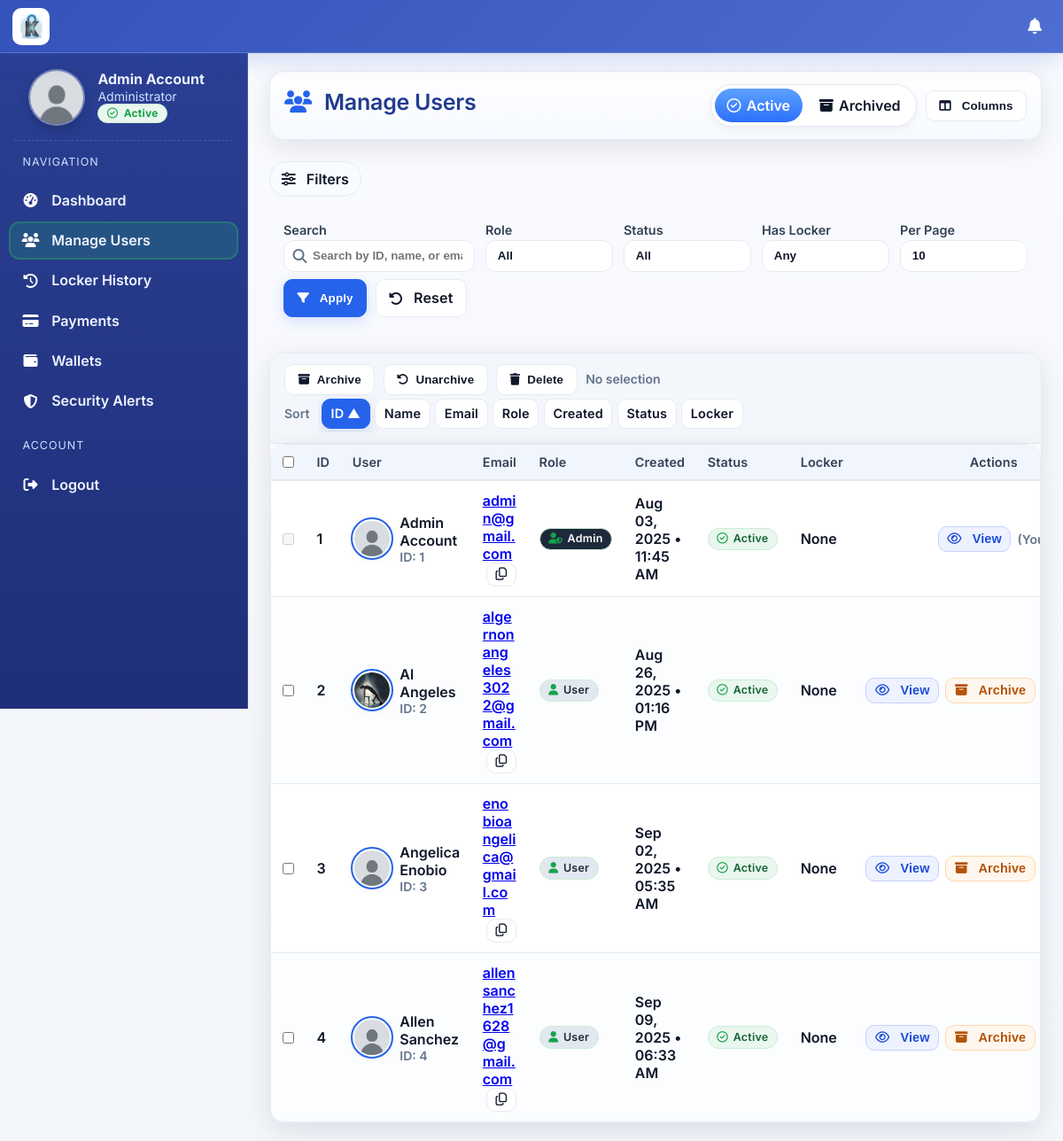
Before: /public/admin/manage_users.php (signed in) with the older database file.
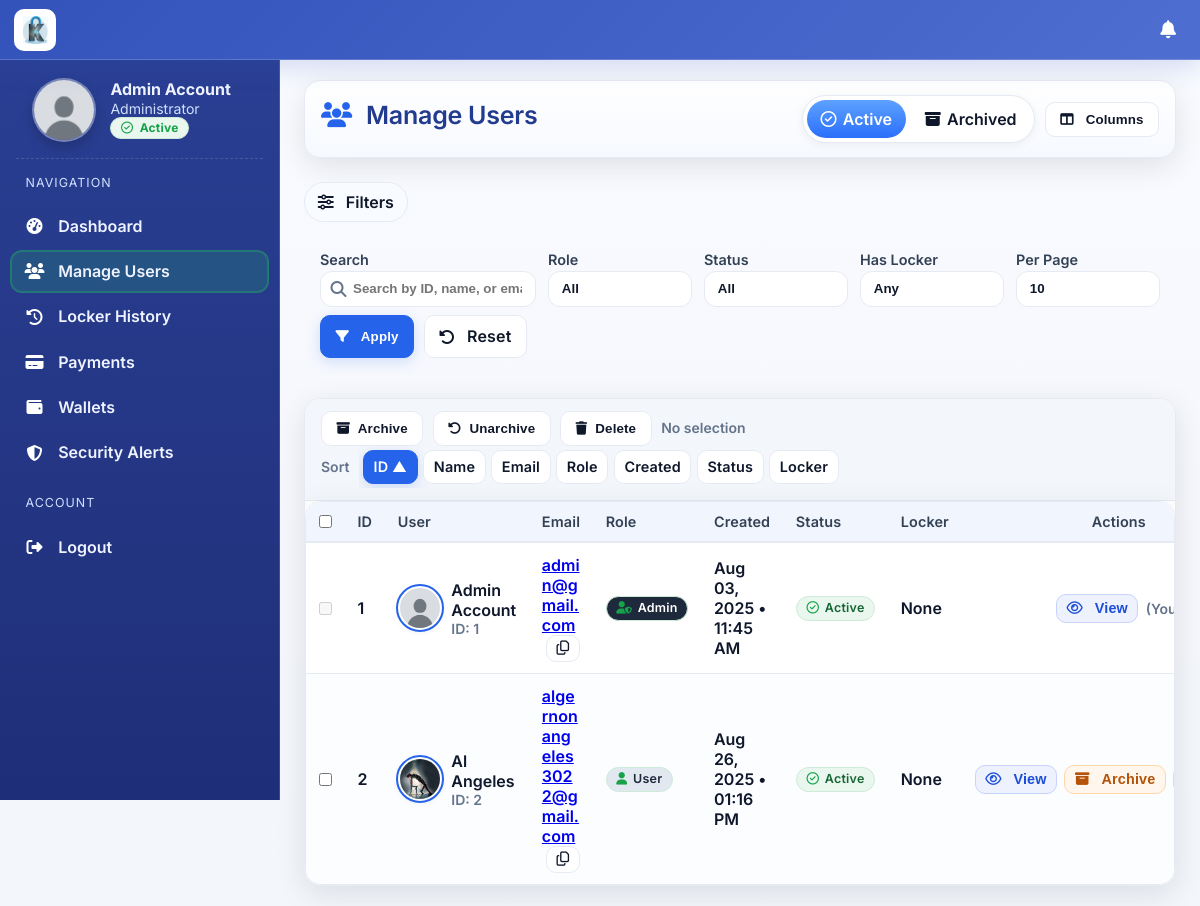
After: the same page with the newer database file.
### tables this page shows
CREATE TABLE `users` (
  `id` int(11) NOT NULL,
  `first_name` varchar(50) NOT NULL,
  `last_name` varchar(50) NOT NULL,
  `email` varchar(100) NOT NULL,
  `password` varchar(255) NOT NULL,
  `profile_image` varchar(255) DEFAULT NULL,
  `verification_token` varchar(255) DEFAULT NULL,
  `verification_expires_at` datetime DEFAULT NULL,
  `created_at` timestamp NOT NULL DEFAULT current_timestamp(),
  `role` enum('admin','user') NOT NULL DEFAULT 'user',
  `archived` tinyint(1) NOT NULL DEFAULT 0,
  `reset_token` varchar(255) DEFAULT NULL,
  `reset_token_expires` datetime DEFAULT NULL
);

### public/admin/manage_users.php (the view, shortened to what the rows shown need)
<?php
include '../../includes/admin_header.php';
$host = 'localhost';
$dbname = 'kandado';
$user = 'root';
$pass = '';
$conn = new mysqli($host, $user, $pass, $dbname);
$conn->set_charset('utf8mb4');
function safe_dir(string $d): string { return strtolower($d)==='desc'?'DESC':'ASC'; }
function order_by_for(string $key, string $dir): string {
  $dir = safe_dir($dir);
  switch ($key) {
    case 'id':
    default:        return "u.id $dir";
  }
}
$sessionUserId = $_SESSION['user_id'] ?? null;
$actionDone = null; $actionError = null;
$limit   = isset($_GET['per']) ? max(5, min(100, (int)$_GET['per'])) : 10;
$page    = isset($_GET['page']) ? max(1, (int)$_GET['page']) : 1;
$offset  = ($page - 1) * $limit;
$q       = isset($_GET['q']) ? trim((string)$_GET['q']) : '';
$sortKey = isset($_GET['sort']) ? (string)$_GET['sort'] : 'id';
$sortDir = isset($_GET['dir']) ? (string)$_GET['dir'] : 'asc';
$orderBy = order_by_for($sortKey, $sortDir);
$whereParts=[]; $params=[]; $types='';
$whereSql = empty($whereParts) ? '1' : implode(' AND ', $whereParts);
$listSql = "SELECT
              u.id, u.first_name, u.last_name, u.email, u.role, u.created_at,
              u.profile_image, IFNULL(u.archived,0) AS archived,
              l.locker_number
            FROM users u
            LEFT JOIN locker_qr l ON l.user_id=u.id AND l.status='occupied'
            WHERE $whereSql
            GROUP BY u.id
            ORDER BY $orderBy
            LIMIT ? OFFSET ?";
$listStmt = $conn->prepare($listSql);
if ($listStmt){
  if(!empty($params)){ $typesList=$types.'ii'; $paramsList=array_merge($params,[$limit,$offset]); $listStmt->bind_param($typesList, ...$paramsList); }
  else { $listStmt->bind_param('ii',$limit,$offset); }
  $listStmt->execute(); $usersRes=$listStmt->get_result();
} else {
  $usersRes = new class{ public $num_rows=0; public function fetch_assoc(){return null;} };
}
?>
<!doctype html>
<html lang="en">
<head>
<link rel="stylesheet" href="https://cdnjs.cloudflare.com/ajax/libs/font-awesome/6.5.0/css/all.min.css">
<link rel="stylesheet" href="../../assets/css/manage_users.css">
</head>
<body
  data-action-done="<?= htmlspecialchars($actionDone ?? '', ENT_QUOTES, 'UTF-8') ?>"
  data-action-error="<?= htmlspecialchars($actionError ?? '', ENT_QUOTES, 'UTF-8') ?>"
>
<div id="manage-users">
  <main id="content" class="mu-main">
    <div class="container-xl">
      <div class="toolbar mb-3">
        <div class="left">
    <h1 class="h1 mb-1" style ="font-weight: 800;">
      <i class="fas fa-users me-2" style="color:var(--brand)" aria-hidden="true"></i>
      Manage Users
    </h1>
        </div>
      </div>
      <form id="bulkForm" method="post" class="card" aria-describedby="bulkActionsHelp">
        <div class="table-wrap">
          <table class="table table-hover align-middle" id="usersTable">
            <thead>
              <tr>
                <th style="width:36px"><input class="form-check-input" type="checkbox" id="selectAll" aria-label="Select all"></th>
                <th>ID</th>
                <th>User</th>
                <th class="col-email">Email</th>
                <th class="col-role">Role</th>
                <th class="col-created">Created</th>
                <th class="col-status">Status</th>
                <th class="col-locker">Locker</th>
                <th class="text-center">Actions</th>
              </tr>
            </thead>
            <tbody>
            <?php if ($usersRes->num_rows > 0): ?>
              <?php while ($u=$usersRes->fetch_assoc()):
                $uid=(int)$u['id'];
                $full=trim(($u['first_name']??'').' '.($u['last_name']??'')); $full=$full!==''?$full:'—';
                $email=htmlspecialchars($u['email']??'', ENT_QUOTES, 'UTF-8');
                $role=htmlspecialchars($u['role']??'user', ENT_QUOTES, 'UTF-8');
                $isArchived=(int)($u['archived']??0)===1;
                $createdISO=$u['created_at'] ?: null; $created=$createdISO?date('M d, Y • h:i A', strtotime($createdISO)):'—';
                $profileName=!empty($u['profile_image'])?$u['profile_image']:'default.jpg';
                $img='/kandado/assets/uploads/'.htmlspecialchars($profileName, ENT_QUOTES, 'UTF-8').'?t='.time();
                $locker=!empty($u['locker_number'])?('Locker '.(int)$u['locker_number']):'None';
                $rowClass=$isArchived?'row-archived':'';
                $payload=[ 'id'=>$uid,'name'=>$full,'email'=>$u['email']??'','role'=>$role,'created'=>$created,'archived'=>$isArchived,'locker'=>$u['locker_number']??null,'img'=>$img ];
              ?>
              <tr class="<?= $rowClass ?> user-row" data-user='<?= json_encode($payload, JSON_HEX_TAG|JSON_HEX_APOS|JSON_HEX_QUOT|JSON_HEX_AMP) ?>'>
                <td data-label="Select">
                  <?php if ($uid !== (int)$sessionUserId): ?>
                    <input class="form-check-input row-check" type="checkbox" name="user_ids[]" value="<?= $uid ?>" aria-label="Select user <?= $uid ?>">
                  <?php else: ?><input class="form-check-input" type="checkbox" disabled aria-disabled="true"><?php endif; ?>
                </td>
                <td data-label="ID"><?= $uid ?></td>
                <td data-label="User">
                  <div class="d-flex align-center gap-2">
                    <div class="avatar-ring" title="<?= $isArchived ? 'Archived' : 'Active' ?>">
                      <img class="avatar" src="<?= $img ?>" onerror="this.onerror=null;this.src='/kandado/assets/uploads/default.jpg'" alt="<?= htmlspecialchars($full, ENT_QUOTES, 'UTF-8') ?>">
                    </div>
                    <div>
                      <div class="name" style="font-weight:900; color:var(--ink)"><?= htmlspecialchars($full, ENT_QUOTES, 'UTF-8') ?></div>
                      <div class="small">ID: <?= $uid ?></div>
                    </div>
                  </div>
                </td>
                <td data-label="Email" class="col-email">
                  <a href="mailto:<?= $email ?>" class="text-reset" style="word-break:break-all;"><?= $email ?></a>
                  <button type="button" class="btn btn-ghost btn-sm ms-1" onclick="copyText('<?= $email ?>')" title="Copy email"><i class="fa-regular fa-copy"></i></button>
                </td>
                <td data-label="Role" class="col-role">
                  <?php if ($role==='admin'): ?>
                    <span class="badge badge-admin"><i class="fas fa-user-shield"></i> Admin</span>
                  <?php else: ?>
                    <span class="badge badge-user"><i class="fas fa-user"></i> User</span>
                  <?php endif; ?>
                </td>
                <td data-label="Created" class="col-created" title="<?= htmlspecialchars($createdISO ?? '', ENT_QUOTES, 'UTF-8') ?>"><?= $created ?></td>
                <td data-label="Status" class="col-status">
                  <?php if ($isArchived): ?>
                    <span class="badge badge-archived"><i class="fa-solid fa-box-archive"></i> Archived</span>
                  <?php else: ?>
                    <span class="badge badge-active"><i class="fa-regular fa-circle-check"></i> Active</span>
                  <?php endif; ?>
                </td>
                <td data-label="Locker" class="col-locker"><?= htmlspecialchars($locker, ENT_QUOTES, 'UTF-8') ?></td>
                <td class="text-center" data-label="Actions">
                  <div class="btn-list compact">
                    <button type="button" class="btn btn-view btn-sm viewBtn" title="View">
                      <i class="fa-regular fa-eye"></i> <span class="txt ms-1">View</span>
                    </button>
                    <?php if ($uid !== (int)$sessionUserId): ?>
                      <form method="post" class="d-inline">
                        <button class="btn <?= $isArchived ? 'btn-success' : 'btn-warning' ?> btn-sm"
                                onclick="return confirmRow(this.form, '<?= $isArchived ? 'Restore this user?' : 'Archive this user?' ?>')"
                                title="<?= $isArchived?'Unarchive':'Archive' ?>">
                          <i class="<?= $isArchived ? 'fas fa-rotate-left' : 'fa-solid fa-box-archive' ?>"></i>
                          <span class="txt ms-1"><?= $isArchived ? 'Unarchive' : 'Archive' ?></span>
                        </button>
                      </form>
                    <?php else: ?>
                      <span class="small">(You)</span>
                    <?php endif; ?>
                  </div>
                </td>
              </tr>
              <?php endwhile; ?>
            <?php else: ?>
              <tr><td colspan="9" class="text-center" style="padding:2.2rem 1rem;"><div class="muted"><i class="fas fa-user-slash me-1"></i>No users found<?= $q? ' for “' . htmlspecialchars($q, ENT_QUOTES, 'UTF-8') . '”' : '' ?>.</div></td></tr>
            <?php endif; ?>
            </tbody>
          </table>
        </div>
      </form>
    </div>
  </main>
</div>
</body>
</html>

### includes/admin_header.php (shortened to what the rows shown need)
<?php
require_once '../../config/db.php';
$profileImageName = 'default.jpg';
$userName = 'Admin';
$userId = isset($_SESSION['user_id']) ? (int)$_SESSION['user_id'] : null;
if ($userId) {
    $stmt = $pdo->prepare("SELECT first_name, last_name, profile_image FROM users WHERE id = ?");
    $stmt->execute([$userId]);
    $user = $stmt->fetch(PDO::FETCH_ASSOC);
    if ($user) {
        $first = isset($user['first_name']) ? $user['first_name'] : '';
        $last  = isset($user['last_name']) ? $user['last_name'] : '';
        $userName = trim($first . ' ' . $last) ?: 'Admin';
        $profileImageName = !empty($user['profile_image']) ? $user['profile_image'] : 'default.jpg';
    }
}
$profileImagePath = '/kandado/assets/uploads/' . htmlspecialchars($profileImageName, ENT_QUOTES, 'UTF-8') . '?t=' . time();
?>
<link rel="stylesheet" href="https://cdnjs.cloudflare.com/ajax/libs/font-awesome/6.5.0/css/all.min.css">
<link rel="stylesheet" href="../../assets/css/admin_header.css">
<aside class="sidebar" id="sidebar" role="navigation" aria-label="Admin Sidebar">
  <div class="sidebar-header">
    <div class="sidebar-profile">
      <img
        src="<?= $profileImagePath ?>"
        alt="Profile picture of <?= htmlspecialchars($userName, ENT_QUOTES, 'UTF-8') ?>"
        class="sidebar-profile-img"
        loading="lazy"
      />
      <div>
        <p class="sidebar-user-name"><?= htmlspecialchars($userName, ENT_QUOTES, 'UTF-8') ?></p>
        <p class="sidebar-user-sub">Administrator <span class="badge"><i class="fa-regular fa-circle-check"></i> Active</span></p>
      </div>
    </div>
  </div>
</aside>

Changed rows visible on the page:
removed users: id "3", full "Angelica Enobio", email "enobioangelica@gmail.com", role "user" (drawn), created_at "Sep 02, 2025 • 05:35 AM", locker "None", shows "Archive"
removed users: id "4", full "Allen Sanchez", email "allensanchez1628@gmail.com", role "user" (drawn), created_at "Sep 09, 2025 • 06:33 AM", locker "None", shows "Archive"
